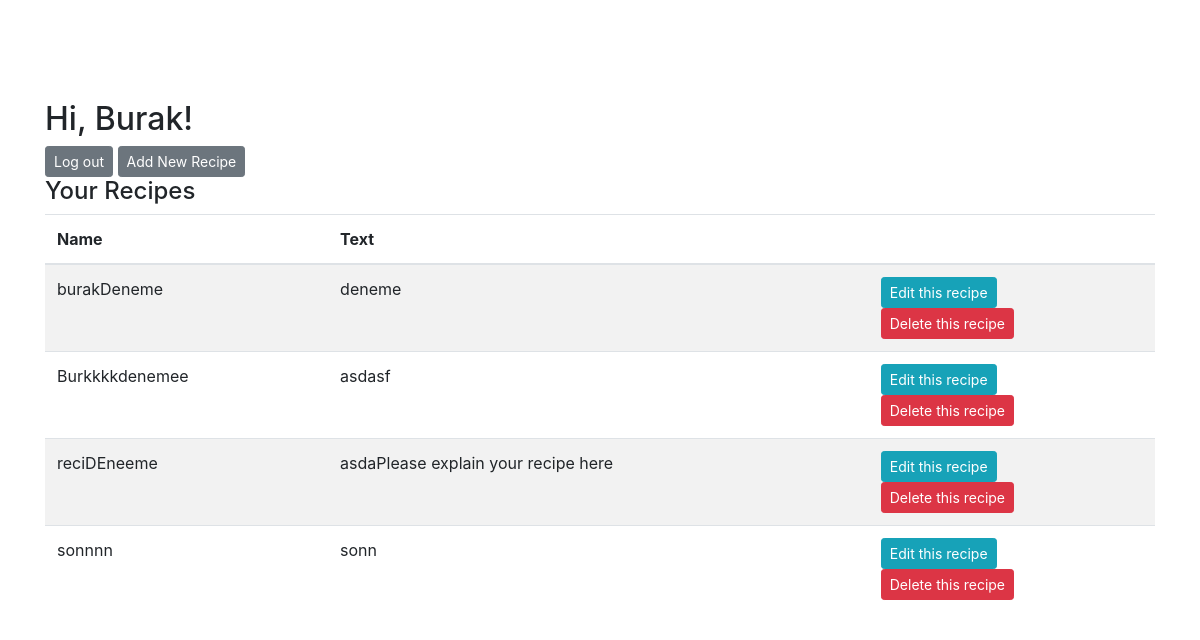
The page /profile (signed in) on the database its author committed.
### main.py (models this page shows, shortened)
class Recipe(db.Model):
	__tablename__ = 'Recipe'
	id = db.Column(db.Integer, primary_key = True)
	name = db.Column(db.String(100))
	text = db.Column(db.Text)
	category_id = db.Column(db.Integer, db.ForeignKey('RecipeCategory.id'), nullable=False)
	user_id = db.Column(db.Integer, db.ForeignKey('User.id'), nullable=False)
	add_date = db.Column(db.DateTime)
	last_edit_date = db.Column(db.DateTime)

### main.py (the view)
@app.route('/profile', methods=['POST', 'GET'])
def profile():
	if check_if_user_logged_in():
		user_id = session["user_id"]
		recipes = Recipe.query.filter_by(user_id=user_id)
		return render_template('profile.html', username=session["username"], recipes=recipes)
	else:
		return render_template('log_in.html')

### main.py (called while the page is built)
def check_if_user_logged_in():
	if not "logged_in" in session:
		user_logged_in = False
		session["logged_in"] = False
	else:
		user_logged_in = session["logged_in"]
	return user_logged_in

### templates/profile.html (shortened to what this page needs)
<!DOCTYPE html>
<html lang="en">
<head>
    <link rel="stylesheet" href="https://maxcdn.bootstrapcdn.com/bootstrap/4.0.0/css/bootstrap.min.css">
</head>
<body>
     <div name="main_profile" style = "margin-Top:100px" class="container">
        <h2>Hi, {{ username }}!</h2>
        <a href="{{url_for("log_out")}}"  class = "btn btn-secondary btn-sm">Log out</a>
        <a href="{{url_for("add_recipe")}}"  class = "btn btn-secondary btn-sm">Add New Recipe</a>
        <br>
		<h4>Your Recipes</h4>
		<div>
		{% if recipes == []%}
            <div class="alert alert-warning" role="alert">
                There is no recipe.
            </div>
        {% else %}
        <table class="table table-striped ">
        <thead>
        <tr>
          <th scope="col">Name</th>
          <th scope="col">Text</th>
		  <th scope="col"></th>
        </tr>
        </thead>
        <tbody>
        {% for recipe in recipes: %}
        <tr>
            <td>{{recipe.name}}</td>
            <td>{{recipe.text}}</td>
			<td><a name="edit" href="{{url_for("edit_recipe", recipe_id=recipe.id)}}" class = "btn btn-info  btn-sm">Edit this recipe</a>
			<br>
             <a name="delete" href="{{url_for("delete_recipe", recipe_id=recipe.id)}}" class = "btn btn-danger btn-sm">Delete this recipe</a></td>
        </tr>
        {% endfor %}
        </tbody>
        </table>
		{% endif%}
		</div>
    </div>
</body>
</html>

### rows shown on the page
Recipe: name "burakDeneme", text "deneme"
Recipe: name "Burkkkkdenemee", text "asdasf"
Recipe: name "reciDEneeme", text "asdaPlease explain your recipe here"
Recipe: name "sonnnn", text "sonn"

### other values the page prints
{{ username }} "Burak"
